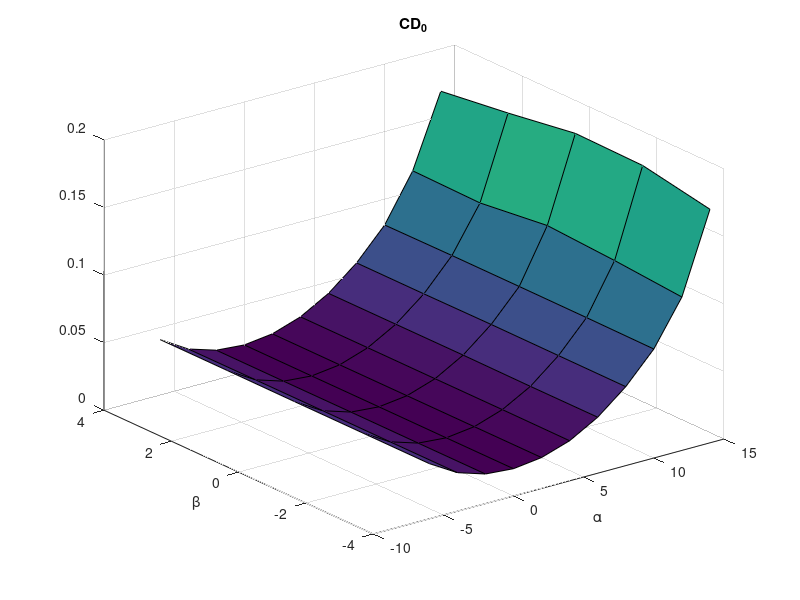

Recreate this plot in MATLAB.
CL0= [-18.70 -11.67 -4.240 3.4378 11.252 19.260 27.185 34.637 40.718 44.185 46.350;  % -4
      -18.89 -11.76 -4.264 3.4527 11.354 19.469 27.431 35.037 41.211 44.428 46.865;  % -2
      -19.11 -11.85 -4.298 3.4698 11.444 19.652 27.709 35.445 41.999 44.527 47.210;  %  0
      -18.88 -11.77 -4.266 3.4151 11.346 19.454 27.441 34.996 41.181 44.459 46.969;  %  2
      -18.74 -11.70 -4.243 3.4321 11.285 19.271 27.165 34.561 40.757 44.239 46.193]; % 4 
   %  -6.000 -4.000 -2.000 0.0000 2.0000 4.0000 6.0000 8.0000 10.000 12.000 14.000
CD0= [1.7363 1.2122 0.9317 0.8594 0.9714 1.2613 1.7625 2.4851 3.4313 4.8282 7.3513; %   -4
      1.7373 1.2100 0.9306 0.8573 0.9697 1.2671 1.7594 2.4890 3.4456 5.0029 7.7556; %   -2
      1.7374 1.2141 0.9334 0.8589 0.9696 1.2652 1.7700 2.4949 3.4510 5.1303 7.7922; %    0
      1.7432 1.2134 0.9317 0.8573 0.9683 1.2666 1.7673 2.4837 3.4518 4.8675 7.4581; %    2
      1.7445 1.2099 0.9331 0.8594 0.9699 1.2650 1.7655 2.4846 3.4388 4.9047 7.1716];%   4 
%     -6.000 -4.000 -2.000 0.0000 2.0000 4.0000 6.0000 8.0000 10.000 12.000 14.000
Cl0= [-0.501 -0.357 -0.197 -0.038 0.1286 0.2995 0.4809 0.6455 0.7938 -0.2318 0.7222; %   -4
      -0.387 -0.264 -0.132 0.0104 0.1485 0.2995 0.4413 0.5629 0.7099 0.7862 0.7419; %   -2
      -0.285 -0.176 -0.062 0.0535 0.1783 0.3004 0.4205 0.5340 0.6538 0.6996 0.9042; %    0
      -0.180 -0.097 0.0014 0.0980 0.1956 0.2907 0.3846 0.4997 0.5440 0.6275 0.7199; %    y2
      -0.076 0.0003 0.0712 0.1412 0.2110 0.2817 0.3550 0.4157 0.4627 0.5622 0.7039];%    4    
%     -6.000 -4.000 -2.000 0.0000 2.0000 4.0000 6.0000 8.0000 10.000 12.000 14.000  
Cm0= [0.4502 0.2855 0.1066 -0.075 -0.251 -0.407 -0.533 -0.642 -0.721 -0.739 -0.572; %   -4
      0.4567 0.2933 0.1136 -0.070 -0.246 -0.406 -0.530 -0.636 -0.716 -0.662 -0.565; %   -2
      0.4579 0.2961 0.1155 -0.070 -0.244 -0.397 -0.525 -0.631 -0.714 -0.651 -0.569; %    0
      0.4565 0.2927 0.1130 -0.072 -0.246 -0.400 -0.529 -0.639 -0.716 -0.715 -0.611; %    2
      0.4484 0.2851 0.1064 -0.076 -0.250 -0.405 -0.534 -0.644 -0.719 -0.721 -0.602];%    4 
%     -6.000 -4.000 -2.000 0.0000 2.0000 4.0000 6.0000 8.0000 10.000 12.000 14.000
Cn0= [-0.019 -0.014 -0.016 -0.014 -0.012 -0.008 -0.006 -0.006 -0.007 -0.034 -0.007;%    -4
      -0.023 -0.016 -0.014 -0.013 -0.013 -0.014 -0.014 -0.019 -0.027 -0.044 0.0436;%    -2
      -0.027 -0.017 -0.014 -0.013 -0.014 -0.019 -0.026 -0.039 -0.053 -0.110 -0.187;%     0
      -0.030 -0.019 -0.013 -0.016 -0.016 -0.025 -0.038 -0.055 -0.074 -0.109 -0.085;%     2
      -0.031 -0.020 -0.012 -0.011 -0.017 -0.029 -0.047 -0.068 -0.096 -0.137 -0.194];%    4 
  S=0.00493782;
Sa=0.21;
R=S/Sa;
  [alpha_dom, beta_dom]=meshgrid(-6:2:14, -4:2:4);
  surf(alpha_dom, beta_dom,R*CD0);
  title('CD_0');
  xlabel('\alpha')
  ylabel('\beta')